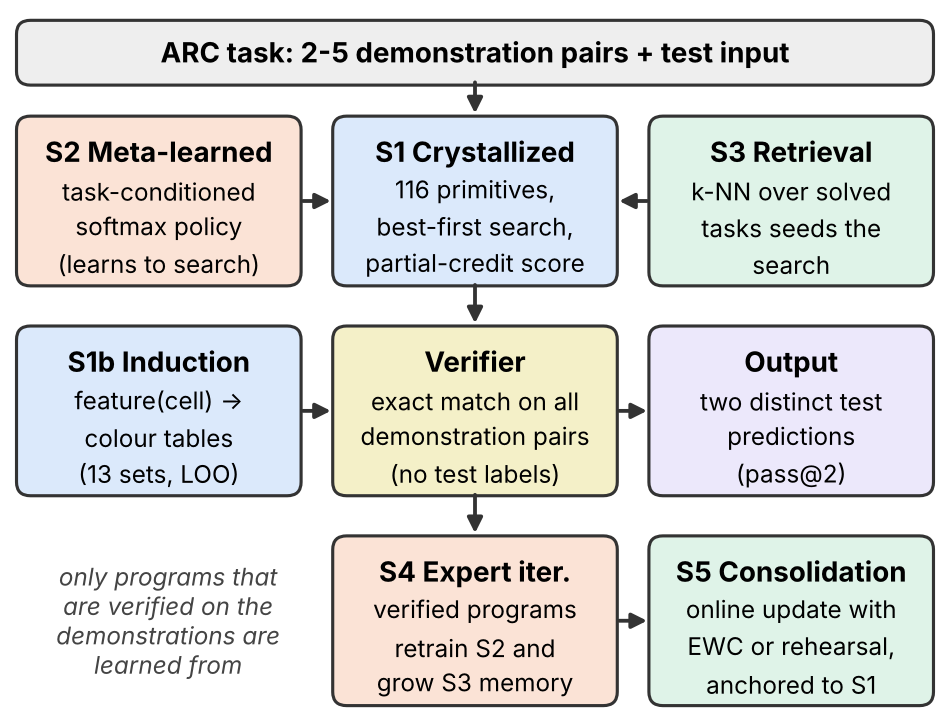

Source code (Python):
import matplotlib; matplotlib.use('Agg')
import matplotlib.pyplot as plt
from matplotlib.patches import FancyBboxPatch, FancyArrowPatch
fig, ax = plt.subplots(figsize=(4.8, 3.65), dpi=250); ax.set_xlim(0, 100); ax.set_ylim(0, 77); ax.axis('off')
def box(x, y, w, h, title, sub, fc, ts=8, ss=7):
    ax.add_patch(FancyBboxPatch((x, y), w, h, boxstyle='round,pad=0.3,rounding_size=1.5', fc=fc, ec='#333', lw=0.9))
    ax.text(x + w / 2, y + h - 3.6, title, ha='center', va='center', fontsize=ts, fontweight='bold')
    ax.text(x + w / 2, y + h / 2 - 3.0, sub, ha='center', va='center', fontsize=ss, linespacing=1.25)
def arr(a, b, c='#333', ls='-'):
    ax.add_patch(FancyArrowPatch(a, b, arrowstyle='-|>', mutation_scale=9, lw=1.1, color=c, ls=ls, shrinkA=0, shrinkB=0))
W, H = 30, 18; X = [1, 35, 69]
ax.add_patch(FancyBboxPatch((1, 69), 98, 6.5, boxstyle='round,pad=0.3,rounding_size=1.5', fc='#eeeeee', ec='#333', lw=0.9))
ax.text(50, 72.3, 'ARC task: 2-5 demonstration pairs + test input', ha='center', va='center', fontsize=8, fontweight='bold')
yA, yB, yC = 47, 24, 1
box(X[0], yA, W, H, 'S2 Meta-learned', 'task-conditioned\nsoftmax policy\n(learns to search)', '#fbe3d6')
box(X[1], yA, W, H, 'S1 Crystallized', '116 primitives,\nbest-first search,\npartial-credit score', '#dbe9fb')
box(X[2], yA, W, H, 'S3 Retrieval', 'k-NN over solved\ntasks seeds the\nsearch', '#dff3e8')
box(X[0], yB, W, H, 'S1b Induction', 'feature(cell) ->\ncolour tables\n(13 sets, LOO)', '#dbe9fb')
box(X[1], yB, W, H, 'Verifier', 'exact match on all\ndemonstration pairs\n(no test labels)', '#f4f0c8')
box(X[2], yB, W, H, 'Output', 'two distinct test\npredictions\n(pass@2)', '#ece8fb')
box(X[1], yC, W, 18, 'S4 Expert iter.', 'verified programs\nretrain S2 and\ngrow S3 memory', '#fbe3d6')
box(X[2], yC, W, 18, 'S5 Consolidation', 'online update with\nEWC or rehearsal,\nanchored to S1', '#dff3e8')
arr((50, 69), (50, yA + H + 0.6))
arr((X[0] + W + 0.5, yA + 9), (X[1] - 0.5, yA + 9)); arr((X[2] - 0.5, yA + 9), (X[1] + W + 0.5, yA + 9))
arr((50, yA - 0.2), (50, yB + H + 0.6))
arr((X[0] + W + 0.5, yB + 9), (X[1] - 0.5, yB + 9)); arr((X[1] + W + 0.5, yB + 9), (X[2] - 0.5, yB + 9))
arr((50, yB - 0.2), (50, yC + 18 + 0.6)); arr((X[1] + W + 0.5, yC + 9), (X[2] - 0.5, yC + 9))
ax.text(17, 10, 'only programs that\nare verified on the\ndemonstrations are\nlearned from', fontsize=7, va='center', ha='center', color='#444', style='italic')
plt.savefig('fig_arch.png', bbox_inches='tight', pad_inches=0.04)
